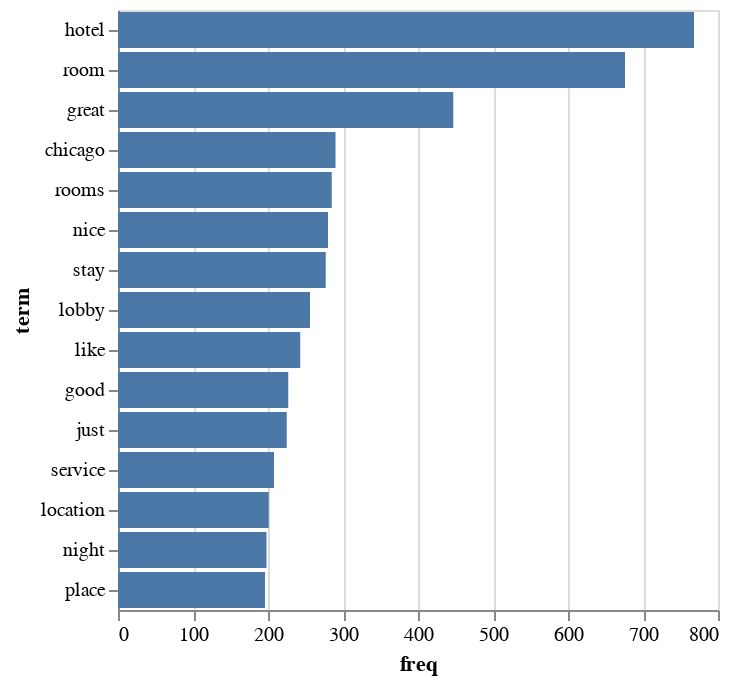

The code cell stored with this chart in its notebook:
### Code cell
# All text from site as one row of data (one "document")
onedf = pd.DataFrame({"clean_text":" ".join(high_df["clean_text"])},
                           index=[0])



# 1 Instantiates a vectorizer to vectorize the text (extract features) based on ngram parameters we specify
v = CountVectorizer(stop_words="english",
                    ngram_range=(1, 1))
    
# 2 Vectorizes the text, creates a dataframe with terms and frequencies
dtm = v.fit_transform(onedf["clean_text"])
    
dtm_df = pd.DataFrame(dtm.toarray(),
                     columns=v.get_feature_names_out())

# Transpose dataframe
dtm_df = dtm_df.T

# Reset index, replace column names with term and freq
dtm_df.reset_index(inplace=True)
dtm_df.columns = ["term", "freq"]
dtm_df= dtm_df.sort_values(by="freq", ascending=False)

alt.Chart(dtm_df.head(15)).mark_bar().encode(alt.Y("term", sort="-x"),
                                      x = "freq")

### Figure 1 — Vega-Lite specification as saved in the notebook (floating-point values rounded to 4 significant figures)
{"config": {"view": {"continuousWidth": 300, "continuousHeight": 300}}, "data": {"name": "data-205f6648b09f89b2de296880c9596fa2"}, "mark": {"type": "bar"}, "encoding": {"x": {"field": "freq", "type": "quantitative"}, "y": {"field": "term", "sort": "-x", "type": "nominal"}}, "$schema": "https://vega.github.io/schema/vega-lite/v5.14.1.json", "datasets": {"data-205f6648b09f89b2de296880c9596fa2": [{"term": "hotel", "freq": 768}, {"term": "room", "freq": 676}, {"term": "great", "freq": 447}, {"term": "chicago", "freq": 290}, {"term": "rooms", "freq": 285}, {"term": "nice", "freq": 280}, {"term": "stay", "freq": 277}, {"term": "lobby", "freq": 256}, {"term": "like", "freq": 243}, {"term": "good", "freq": 227}, {"term": "just", "freq": 225}, {"term": "service", "freq": 208}, {"term": "location", "freq": 201}, {"term": "night", "freq": 198}, {"term": "place", "freq": 196}]}}
